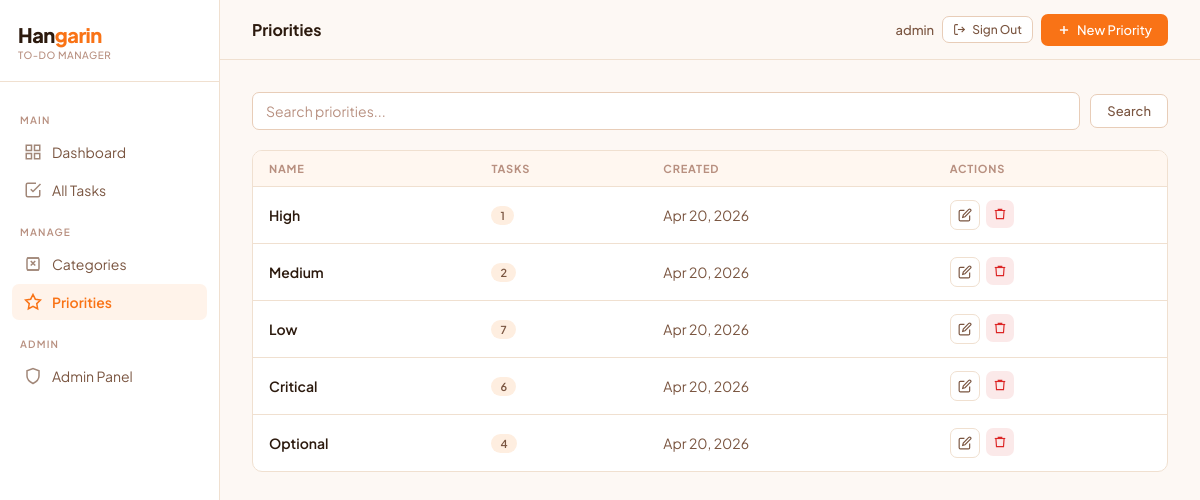
/priorities/ (signed in), run on the app's committed database.
### tasks/models.py (models this page shows, shortened)
class BaseModel(models.Model):
    created_at = models.DateTimeField(auto_now_add=True)
    updated_at = models.DateTimeField(auto_now=True)
    class Meta:
        abstract = True

class Priority(BaseModel):
    name = models.CharField(max_length=100, unique=True)
    class Meta:
        verbose_name = "Priority"
        verbose_name_plural = "Priorities"
        ordering = ['name']

### tasks/views.py (the view)
# urls.py: path('priorities/', views.priority_list, name='priority_list'),
@login_required
def priority_list(request):
    search_query = request.GET.get('q', '')
    priorities = Priority.objects.annotate(task_count=Count('tasks'))
    if search_query:
        priorities = priorities.filter(name__icontains=search_query)
    paginator = Paginator(priorities, 10)
    page_obj = paginator.get_page(request.GET.get('page'))
    return render(request, 'tasks/priority_list.html', {
        'page_obj': page_obj,
        'search_query': search_query,
    })

### tasks/templates/tasks/priority_list.html (shortened to what this page needs)
{% extends "tasks/base.html" %}
{% block page_title %}Priorities{% endblock %}
{% block topbar_actions %}
  <a href="{% url 'priority_create' %}" class="btn btn-primary">
    <svg width="14" height="14" viewBox="0 0 24 24" fill="none" stroke="currentColor" stroke-width="2.5"><line x1="12" y1="5" x2="12" y2="19"/><line x1="5" y1="12" x2="19" y2="12"/></svg>
    New Priority
  </a>
{% endblock %}
{% block content %}
<form method="get" class="filter-bar">
  <input type="text" name="q" class="form-input" placeholder="Search priorities..." value="{{ search_query }}" style="flex:1;">
  <button type="submit" class="btn btn-secondary">Search</button>
</form>
<div class="table-wrap">
  <table>
    <thead>
      <tr>
        <th>Name</th>
        <th>Tasks</th>
        <th>Created</th>
        <th>Actions</th>
      </tr>
    </thead>
    <tbody>
      {% for p in page_obj %}
        <tr>
          <td class="td-title">{{ p.name }}</td>
          <td><span class="badge badge-default">{{ p.task_count }}</span></td>
          <td>{{ p.created_at|date:"M d, Y" }}</td>
          <td>
            <div style="display:flex;gap:6px;">
              <a href="{% url 'priority_update' p.pk %}" class="btn-icon" title="Edit">
                <svg width="14" height="14" viewBox="0 0 24 24" fill="none" stroke="currentColor" stroke-width="2"><path d="M11 4H4a2 2 0 0 0-2 2v14a2 2 0 0 0 2 2h14a2 2 0 0 0 2-2v-7"/><path d="M18.5 2.5a2.121 2.121 0 0 1 3 3L12 15l-4 1 1-4 9.5-9.5z"/></svg>
              </a>
              <form method="post" action="{% url 'priority_delete' p.pk %}" onsubmit="return confirm('Delete this priority?')">
                <button type="submit" class="btn-icon" style="border:none;background:var(--red-dim);">
                  <svg width="14" height="14" viewBox="0 0 24 24" fill="none" stroke="var(--red)" stroke-width="2"><polyline points="3 6 5 6 21 6"/><path d="M19 6l-1 14H6L5 6"/><path d="M9 6V4h6v2"/></svg>
                </button>
              </form>
            </div>
          </td>
        </tr>
      {% empty %}
        <tr><td colspan="4" style="text-align:center;padding:40px;color:var(--text3);">No priorities found.</td></tr>
      {% endfor %}
    </tbody>
  </table>
</div>
{% endblock %}

### tasks/templates/tasks/base.html (shortened to what this page needs)
<!DOCTYPE html>
<html lang="en">
<head>
</head>
<body>
<aside class="sidebar">
  <div class="sidebar-brand">
    <div class="logo-mark">Han<span>garin</span></div>
    <div class="tagline">To-Do Manager</div>
  </div>
  <nav class="sidebar-nav">
    <div class="nav-section-label">Main</div>
    <a href="{% url 'dashboard' %}" class="nav-link {% if request.resolver_match.url_name == 'dashboard' %}active{% endif %}">
      <svg class="icon" viewBox="0 0 24 24" fill="none" stroke="currentColor" stroke-width="2"><rect x="3" y="3" width="7" height="7"/><rect x="14" y="3" width="7" height="7"/><rect x="3" y="14" width="7" height="7"/><rect x="14" y="14" width="7" height="7"/></svg>
      Dashboard
    </a>
    <a href="{% url 'task_list' %}" class="nav-link {% if 'task' in request.resolver_match.url_name %}active{% endif %}">
      <svg class="icon" viewBox="0 0 24 24" fill="none" stroke="currentColor" stroke-width="2"><path d="M9 11l3 3L22 4"/><path d="M21 12v7a2 2 0 0 1-2 2H5a2 2 0 0 1-2-2V5a2 2 0 0 1 2-2h11"/></svg>
      All Tasks
    </a>
    <div class="nav-section-label">Manage</div>
    <a href="{% url 'category_list' %}" class="nav-link {% if 'category' in request.resolver_match.url_name %}active{% endif %}">
      <svg class="icon" viewBox="0 0 24 24" fill="none" stroke="currentColor" stroke-width="2"><path d="M4 20h16M4 4h16M9 8l3 3-3 3M15 8l-3 3 3 3"/><rect x="4" y="4" width="16" height="16" rx="2"/></svg>
      Categories
    </a>
    <a href="{% url 'priority_list' %}" class="nav-link {% if 'priority' in request.resolver_match.url_name %}active{% endif %}">
      <svg class="icon" viewBox="0 0 24 24" fill="none" stroke="currentColor" stroke-width="2"><path d="M12 2l3.09 6.26L22 9.27l-5 4.87 1.18 6.88L12 17.77l-6.18 3.25L7 14.14 2 9.27l6.91-1.01L12 2z"/></svg>
      Priorities
    </a>
    <div class="nav-section-label">Admin</div>
    <a href="/admin/" class="nav-link" target="_blank">
      <svg class="icon" viewBox="0 0 24 24" fill="none" stroke="currentColor" stroke-width="2"><path d="M12 22s8-4 8-10V5l-8-3-8 3v7c0 6 8 10 8 10z"/></svg>
      Admin Panel
    </a>
  </nav>
</aside>
<div class="main">
  <header class="topbar">
    <span class="topbar-title">{% block page_title %}Hangarin{% endblock %}</span>
    <div class="topbar-actions">
      <span style="font-size:13px; color:var(--text2); font-weight:500;">
        {{ request.user.username }}
      </span>
      <a href="{% url 'account_logout' %}" class="btn btn-secondary btn-sm">
        <svg width="13" height="13" viewBox="0 0 24 24" fill="none" stroke="currentColor" stroke-width="2">
          <path d="M9 21H5a2 2 0 0 1-2-2V5a2 2 0 0 1 2-2h4"/>
          <polyline points="16 17 21 12 16 7"/>
          <line x1="21" y1="12" x2="9" y2="12"/>
        </svg>
        Sign Out
      </a>
      {% block topbar_actions %}{% endblock %}
    </div>
  </header>
  <main class="page-content">
    {% block content %}{% endblock %}
  </main>
</div>
</body>
</html>

### data on the page
Priority: name "High", task_count "1", created_at "Apr 20, 2026"
Priority: name "Medium", task_count "2", created_at "Apr 20, 2026"
Priority: name "Low", task_count "7", created_at "Apr 20, 2026"
Priority: name "Critical", task_count "6", created_at "Apr 20, 2026"
Priority: name "Optional", task_count "4", created_at "Apr 20, 2026"

### other printed values
{{ request.user.username }} "admin"
